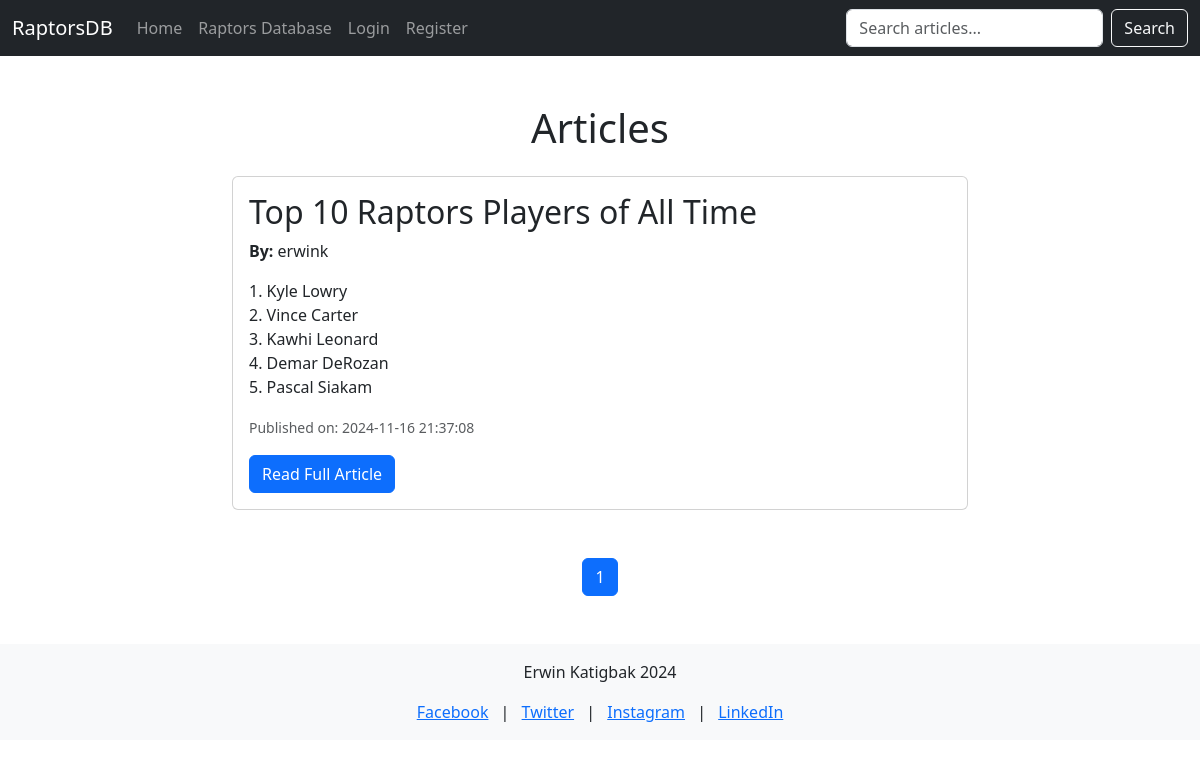
/, run on an earlier commit of the app's database.
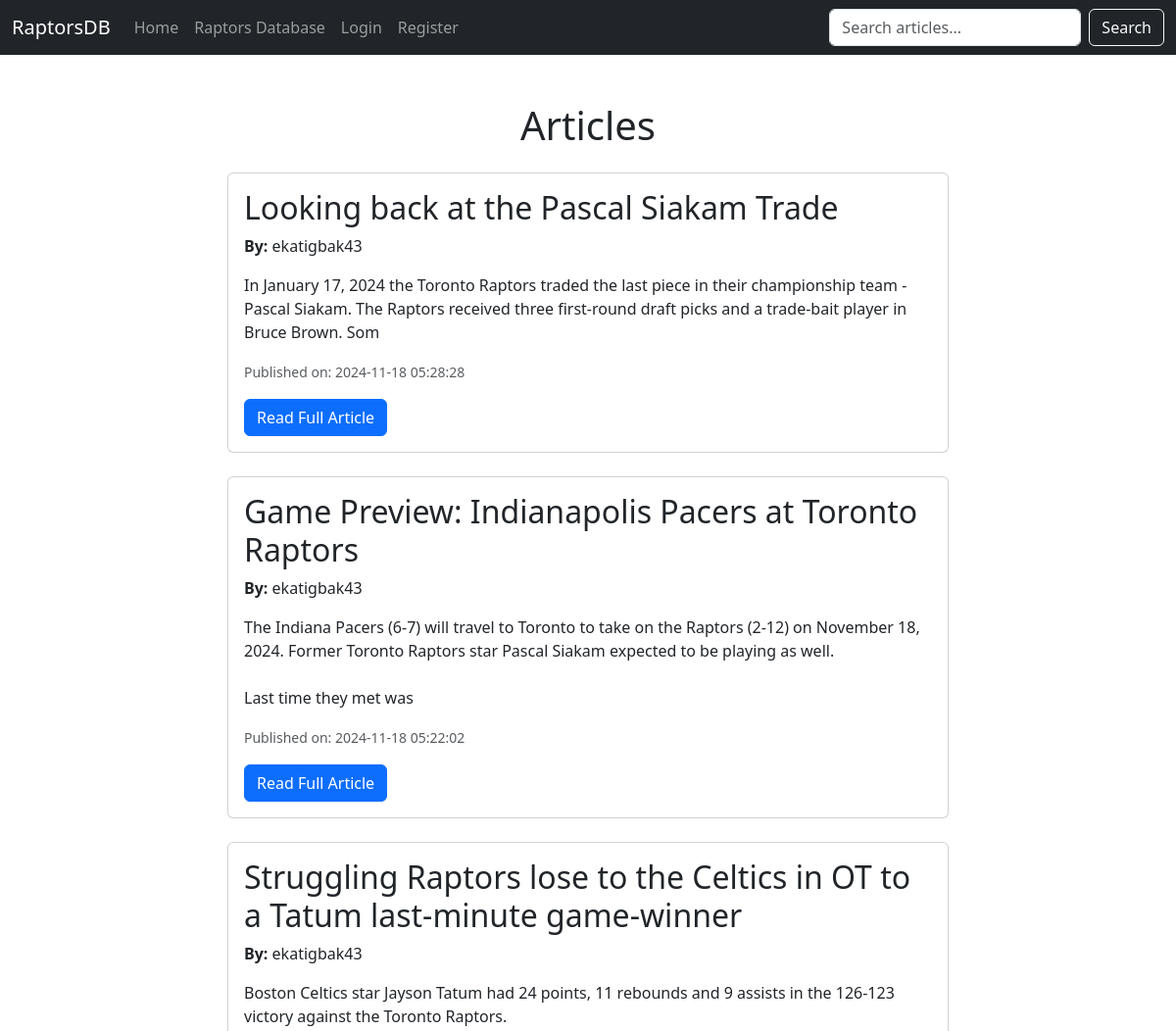
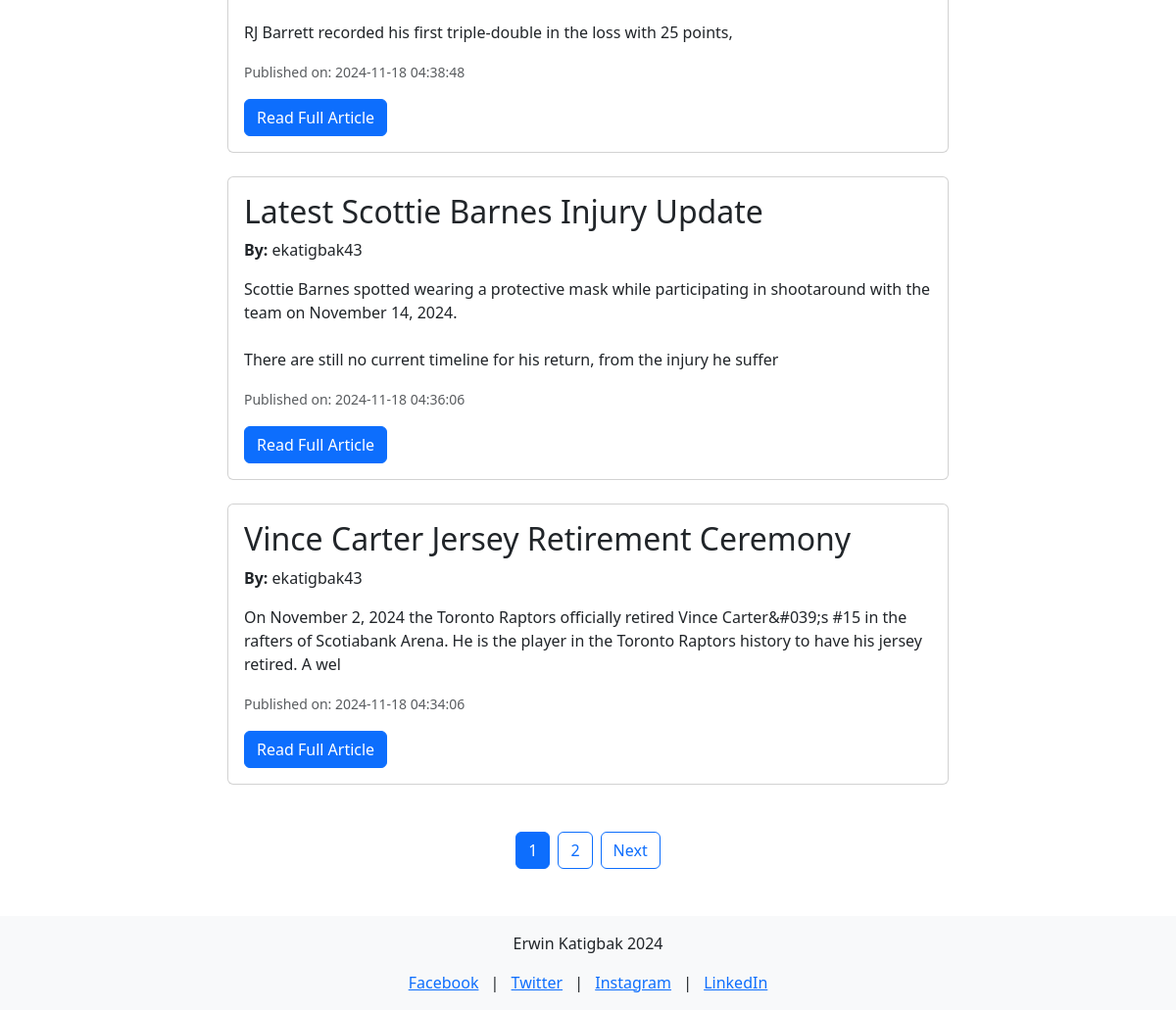
And on a later commit of the database (2 pictures, top to bottom).
### tables this page shows
CREATE TABLE `articles` (
  `article_id` int(11) NOT NULL,
  `title` varchar(255) NOT NULL,
  `content` text DEFAULT NULL,
  `author_id` int(11) DEFAULT NULL,
  `created_at` timestamp NOT NULL DEFAULT current_timestamp()
);

CREATE TABLE `users` (
  `user_id` int(11) NOT NULL,
  `username` varchar(50) NOT NULL,
  `password` varchar(255) NOT NULL,
  `role` enum('admin','editor','user','guest') NOT NULL
);

### index.php (the view, shortened to what this page needs)
<?php
require('connect.php');
$articles_per_page = 5;
$page = isset($_GET['page']) && is_numeric($_GET['page']) ? (int)$_GET['page'] : 1;
$offset = ($page - 1) * $articles_per_page;
try {
    $total_query = "SELECT COUNT(*) AS total FROM articles";
    $total_statement = $db->prepare($total_query);
    $total_statement->execute();
    $total_articles = $total_statement->fetch(PDO::FETCH_ASSOC)['total'];
    $total_pages = ceil($total_articles / $articles_per_page);
    $query = "SELECT a.article_id, a.title, a.content, a.created_at, u.username AS author
              FROM articles a
              JOIN users u ON a.author_id = u.user_id
              ORDER BY a.created_at DESC
              LIMIT :limit OFFSET :offset";
    $statement = $db->prepare($query);
    $statement->bindValue(':limit', $articles_per_page, PDO::PARAM_INT);
    $statement->bindValue(':offset', $offset, PDO::PARAM_INT);
    $statement->execute();
    $articles = $statement->fetchAll(PDO::FETCH_ASSOC);
} catch (PDOException $e) {
    echo "Error: " . $e->getMessage();
}
?>
<!DOCTYPE html>
<html lang="en">
<head>
    <link href="https://cdn.jsdelivr.net/npm/bootstrap@5.3.0-alpha3/dist/css/bootstrap.min.css" rel="stylesheet">
</head>
<body>
    <?php include('nav.php'); ?>
    <div class="container my-5">
        <h1 class="text-center mb-4">Articles</h1>
        <?php if ($articles && count($articles) > 0): ?>
            <div class="row justify-content-center">
                <?php foreach ($articles as $article): ?>
                    <div class="col-md-8 mb-4">
                        <div class="card">
                            <div class="card-body">
                                <h2 class="card-title"><?= htmlspecialchars($article['title']) ?></h2>
                                <p class="card-text"><strong>By:</strong> <?= htmlspecialchars($article['author']) ?></p>
                                <p class="card-text"><?= nl2br(htmlspecialchars(substr($article['content'], 0, 200))) ?></p>
                                <p class="card-text"><small class="text-muted">Published on: <?= htmlspecialchars($article['created_at']) ?></small></p>
                                <a href="view_article.php?id=<?= $article['article_id'] ?>" class="btn btn-primary">Read Full Article</a>
                            </div>
                        </div>
                    </div>
                <?php endforeach; ?>
            </div>
        <?php else: ?>
            <p class="text-center">No articles found.</p>
        <?php endif; ?>
        <div class="pagination d-flex justify-content-center mt-4">
            <?php for ($i = 1; $i <= $total_pages; $i++): ?>
                <a href="?page=<?= $i ?>" class="btn <?= $i === $page ? 'btn-primary' : 'btn-outline-primary' ?> mx-1"><?= $i ?></a>
            <?php endfor; ?>
            <?php if ($page < $total_pages): ?>
                <a href="?page=<?= $page + 1 ?>" class="btn btn-outline-primary mx-1">Next</a>
            <?php endif; ?>
        </div>
    </div>
    <?php include('footer.php'); ?>
</body>
</html>

### nav.php (shortened to what this page needs)
<nav class="navbar navbar-expand-lg navbar-dark bg-dark">
    <div class="container-fluid">
        <a class="navbar-brand" href="index.php">RaptorsDB</a>
        <div class="collapse navbar-collapse" id="navbarNav">
            <ul class="navbar-nav me-auto">
                <li class="nav-item">
                    <a class="nav-link" href="index.php">Home</a>
                </li>
                <li class="nav-item">
                    <a class="nav-link" href="raptors.php">Raptors Database</a>
                </li>
                <?php if (isset($_SESSION['user_id'])): ?>
                    <?php if ($_SESSION['role'] === 'admin' || $_SESSION['role'] === 'editor'): ?>
                        <li class="nav-item">
                            <a class="nav-link" href="create_article.php">Create Article</a>
                        </li>
                    <?php endif; ?>
                    <li class="nav-item">
                        <a class="nav-link" href="logout.php">Logout (<?= htmlspecialchars($_SESSION['username']) ?>)</a>
                    </li>
                <?php else: ?>
                    <li class="nav-item">
                        <a class="nav-link" href="login.php">Login</a>
                    </li>
                    <li class="nav-item">
                        <a class="nav-link" href="register.php">Register</a>
                    </li>
                <?php endif; ?>
            </ul>
            <form class="d-flex" action="search.php" method="get">
                <input class="form-control me-2" type="search" name="q" placeholder="Search articles..." aria-label="Search">
                <button class="btn btn-outline-light" type="submit">Search</button>
            </form>
        </div>
    </div>
</nav>

### footer.php
<footer class="bg-light py-3 mt-5">
    <div class="container text-center">
        <p>Erwin Katigbak <?= date('Y') ?> </p>
        <div class="social-media">
            <a href="https://www.facebook.com" target="_blank" class="mx-2">Facebook</a> |
            <a href="https://www.twitter.com" target="_blank" class="mx-2">Twitter</a> |
            <a href="https://www.instagram.com" target="_blank" class="mx-2">Instagram</a> |
            <a href="https://www.linkedin.com" target="_blank" class="mx-2">LinkedIn</a>
        </div>
    </div>
</footer>

What changed in the data, as far as the page shows it:
removed articles: title "Top 10 Raptors Players of All Time", author.username "erwink", content "1. Kyle Lowry 2. Vince Carter 3. Kawhi Leonard 4. Demar DeRozan 5. Pascal Siakam", created_at "2024-11-16 21:37:08"
added articles: title "Looking back at the Pascal Siakam Trade", author.username "ekatigbak43", content "In January 17, 2024 the Toronto Raptors traded the last piece in their championship team - Pascal Siakam. The Raptors received three first-round draft picks and a trade-bait player in Bruce Brown. Som", created_at "2024-11-18 05:28:28"
added articles: title "Game Preview: Indianapolis Pacers at Toronto Raptors", author.username "ekatigbak43", content "The Indiana Pacers (6-7) will travel to Toronto to take on the Raptors (2-12) on November 18, 2024. Former Toronto Raptors star Pascal Siakam expected to be playing as well. Last time they met was", created_at "2024-11-18 05:22:02"
added articles: title "Struggling Raptors lose to the Celtics in OT to a Tatum last-minute game-winner", author.username "ekatigbak43", content "Boston Celtics star Jayson Tatum had 24 points, 11 rebounds and 9 assists in the 126-123 victory against the Toronto Raptors. RJ Barrett recorded his first triple-double in the loss with 25 points,", created_at "2024-11-18 04:38:48"
added articles: title "Latest Scottie Barnes Injury Update", author.username "ekatigbak43", content "Scottie Barnes spotted wearing a protective mask while participating in shootaround with the team on November 14, 2024. There are still no current timeline for his return, from the injury he suffer", created_at "2024-11-18 04:36:06"
added articles: title "Vince Carter Jersey Retirement Ceremony", author.username "ekatigbak43", content "On November 2, 2024 the Toronto Raptors officially retired Vince Carter&#039;s #15 in the rafters of Scotiabank Arena. He is the player in the Toronto Raptors history to have his jersey retired. A wel", created_at "2024-11-18 04:34:06"
Also different on the page:
new list line: "2"
text now shown: "Next"
